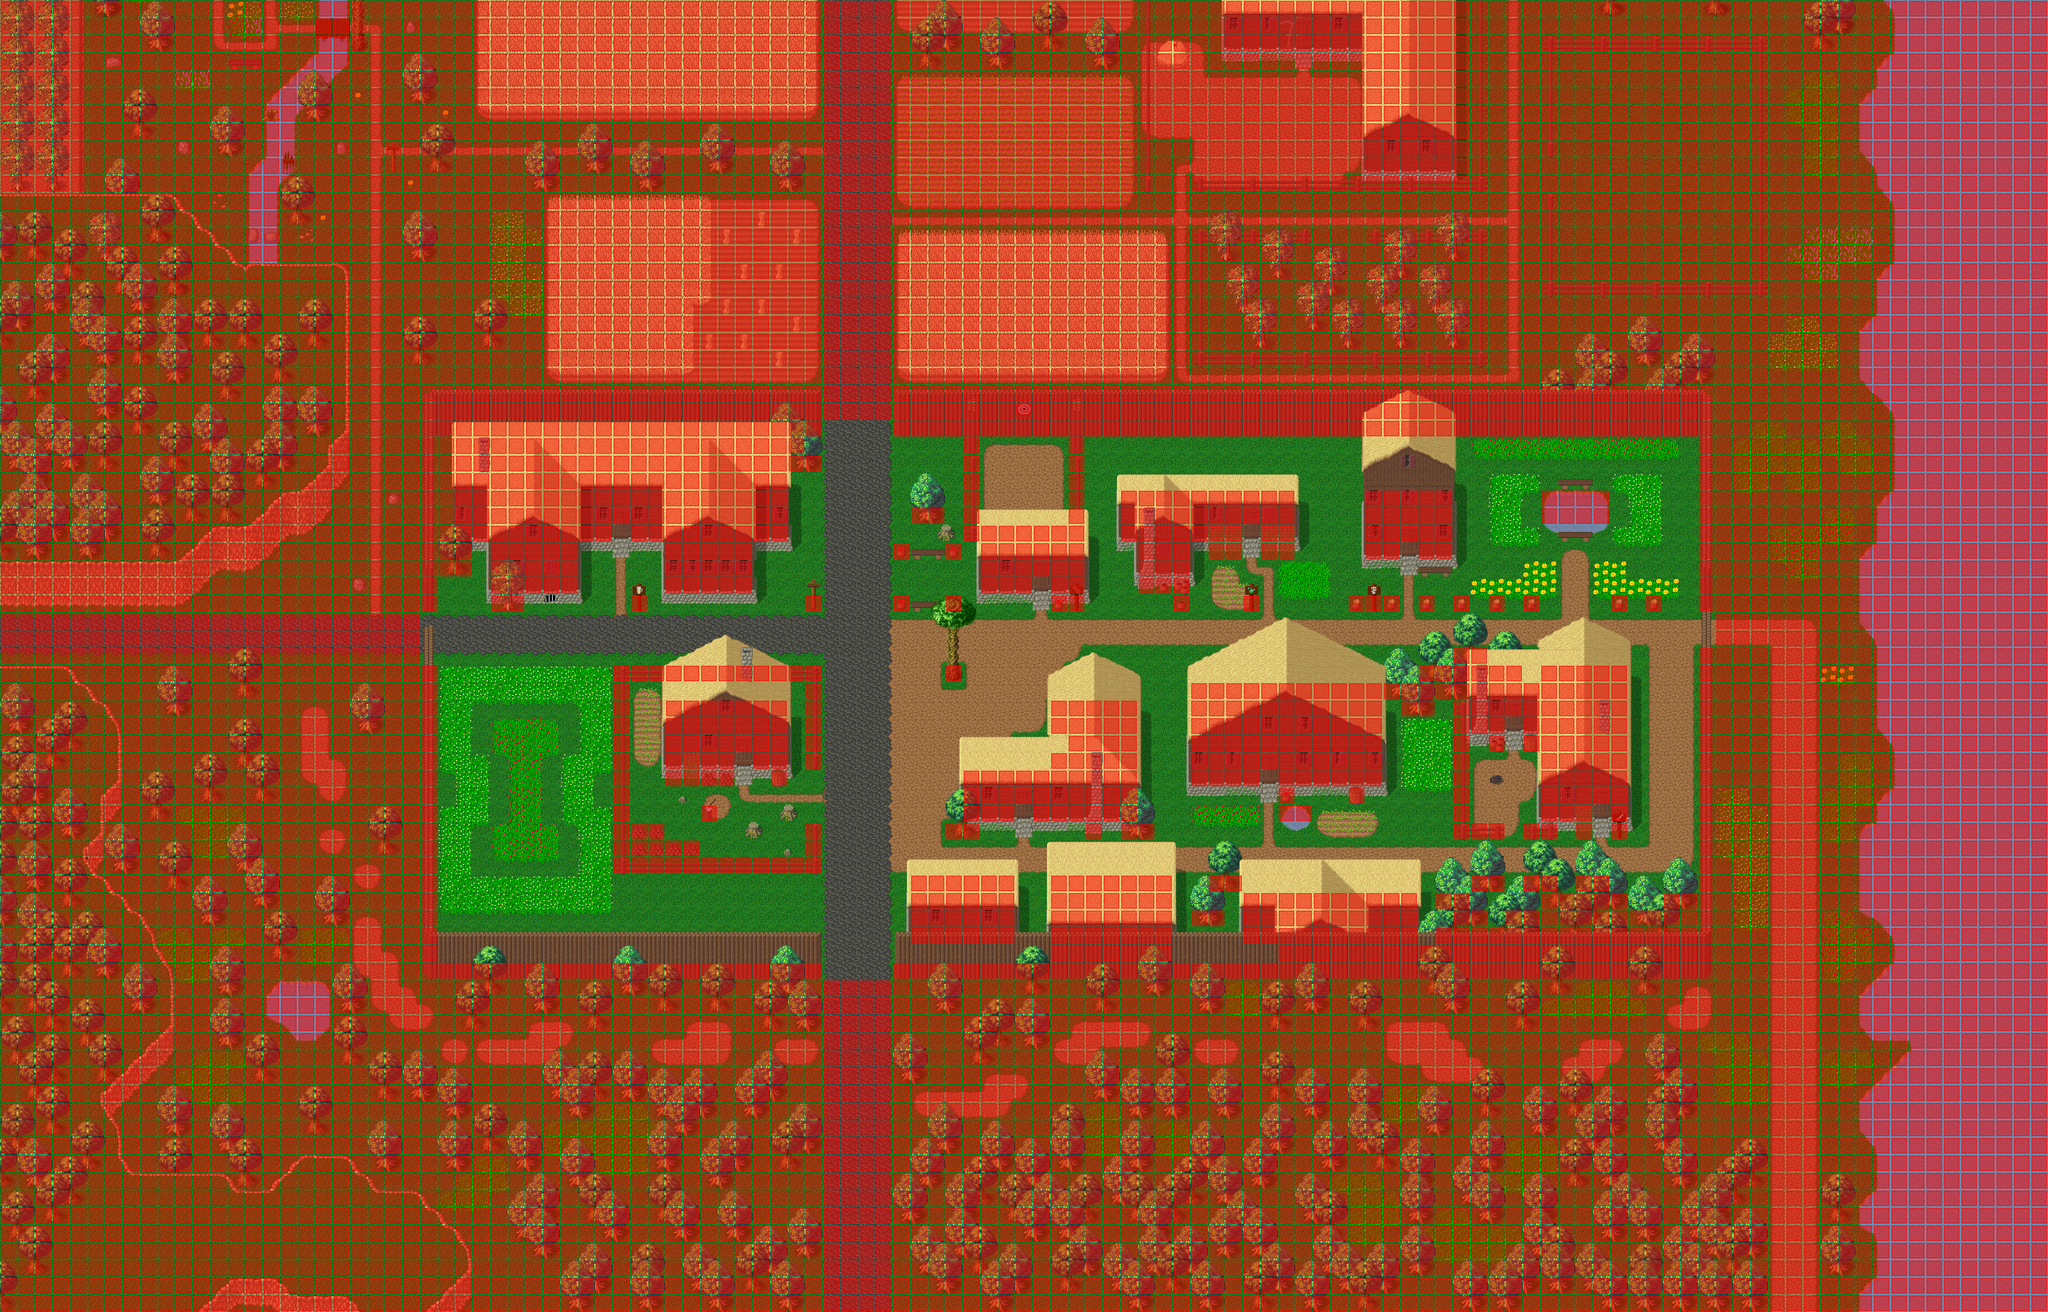

This is a level from a 2D game, rendered from its Tiled map with the project's own tilesets. A one-line summary and the map file follow, with tile-layer data summarised:
An orthogonal 117x75 tile map with 32x32 px tiles, 6 tile layers (Ground, Fringe, Top, Over, ...), 8 tilesets and 15 objects (9x warp, 4x spawn, 2x WARP).

<map version="1.0" orientation="orthogonal" width="117" height="75" tilewidth="32" tileheight="32">
 <properties>
  <property name="minimap" value="graphics/minimaps/009-1.png" />
  <property name="music" value="Magick - Real.ogg" />
  <property name="name" value="Hurnscald" />
  <property name="overlay0image" value="graphics/images/ambient/clouds.png" />
  <property name="overlay0parallax" value="1.0" />
  <property name="overlay0scrollX" value="0.2" />
  <property name="overlay0scrollY" value="0.1" />
 </properties>
 <tileset firstgid="1" name="Woodland" tilewidth="32" tileheight="32">
  <image source="../graphics/tiles/Woodland_ground.png" width="512" height="512" />
 </tileset>
 <tileset firstgid="257" name="Woodland x2" tilewidth="32" tileheight="64">
  <image source="../graphics/tiles/Woodland_x2.png" width="512" height="128" />
 </tileset>
 <tileset firstgid="289" name="Woodland x3" tilewidth="32" tileheight="96">
  <image source="../graphics/tiles/Woodland_x3.png" width="512" height="192" />
 </tileset>
 <tileset firstgid="321" name="Woodland Village" tilewidth="32" tileheight="32">
  <image source="../graphics/tiles/Woodland_village.png" width="512" height="512" />
 </tileset>
 <tileset firstgid="577" name="Woodland Village x2" tilewidth="32" tileheight="64">
  <image source="../graphics/tiles/Woodland_village_x2.png" width="512" height="64" />
 </tileset>
 <tileset firstgid="593" name="Woodland Indoor" tilewidth="32" tileheight="32">
  <image source="../graphics/tiles/woodland_indoor.png" width="512" height="512" />
 </tileset>
 <tileset firstgid="849" name="Woodland Indoor x2" tilewidth="32" tileheight="64">
  <image source="../graphics/tiles/woodland_indoor_x2.png" width="512" height="64" />
 </tileset>
 <tileset firstgid="865" name="Collision" tilewidth="32" tileheight="32">
  <image source="../graphics/tiles/collision.png" width="64" height="32" />
 </tileset>
 <layer name="Ground" width="117" height="75">
  <data>[8775 cells, 8775 non-empty, 122 distinct tile ids]</data>
 </layer>
 <layer name="Fringe" width="117" height="75">
  <data>[8775 cells, 2948 non-empty, 151 distinct tile ids]</data>
 </layer>
 <layer name="Top" width="117" height="75">
  <data>[8775 cells, 741 non-empty, 95 distinct tile ids]</data>
 </layer>
 <layer name="Over" width="117" height="75">
  <data>[8775 cells, 19 non-empty, 15 distinct tile ids]</data>
 </layer>
 <layer name="AllOver" width="117" height="75">
  <data>[8775 cells, 2 non-empty, 2 distinct tile ids]</data>
 </layer>
 <layer name="Collision" width="117" height="75">
  <data>[8775 cells, 7404 non-empty, 2 distinct tile ids]</data>
 </layer>
 <objectgroup name="Objects" width="0" height="0">
  <object name="HurnscaldSouthGate" type="WARP" x="1504" y="1760" width="128" height="32">
   <properties>
    <property name="DEST_MAP" value="008-1" />
    <property name="DEST_X" value="2512" />
    <property name="DEST_Y" value="2640" />
   </properties>
  </object>
  <object name="HurnscaldEastGate" type="WARP" x="3104" y="1120" width="32" height="64">
   <properties>
    <property name="DEST_MAP" value="008-1" />
    <property name="DEST_X" value="4144" />
    <property name="DEST_Y" value="1936" />
   </properties>
  </object>
  <object name="ToInn" type="warp" x="1120" y="960" width="32" height="32">
   <properties>
    <property name="dest_map" value="009-2" />
    <property name="dest_x" value="1616" />
    <property name="dest_y" value="1776" />
   </properties>
  </object>
  <object name="ToGeneralStore" type="warp" x="1856" y="1472" width="32" height="32">
   <properties>
    <property name="dest_map" value="009-2" />
    <property name="dest_x" value="880" />
    <property name="dest_y" value="3376" />
   </properties>
  </object>
  <object name="ToArcherShop" type="warp" x="1888" y="1056" width="32" height="32">
   <properties>
    <property name="dest_map" value="009-2" />
    <property name="dest_x" value="3056" />
    <property name="dest_y" value="944" />
   </properties>
  </object>
  <object name="ToPotionShop" type="warp" x="2272" y="960" width="32" height="32">
   <properties>
    <property name="dest_map" value="009-2" />
    <property name="dest_x" value="4176" />
    <property name="dest_y" value="816" />
   </properties>
  </object>
  <object name="ToHospital" type="warp" x="2560" y="992" width="32" height="32">
   <properties>
    <property name="dest_map" value="009-2" />
    <property name="dest_x" value="4784" />
    <property name="dest_y" value="2128" />
   </properties>
  </object>
  <object name="ToMayor" type="warp" x="2304" y="1408" width="32" height="32">
   <properties>
    <property name="dest_map" value="009-2" />
    <property name="dest_x" value="3632" />
    <property name="dest_y" value="2480" />
   </properties>
  </object>
  <object name="ToBlacksmith" type="warp" x="2912" y="1472" width="32" height="32">
   <properties>
    <property name="dest_map" value="009-2" />
    <property name="dest_x" value="5808" />
    <property name="dest_y" value="2128" />
   </properties>
  </object>
  <object name="HurnscaldWestGate" type="warp" x="768" y="1120" width="32" height="96">
   <properties>
    <property name="dest_map" value="008-1" />
    <property name="dest_x" value="1712" />
    <property name="dest_y" value="1968" />
   </properties>
  </object>
  <object name="HurnscaldNorthGate" type="warp" x="1504" y="768" width="128" height="32">
   <properties>
    <property name="dest_map" value="008-1" />
    <property name="dest_x" value="2512" />
    <property name="dest_y" value="1552" />
   </properties>
  </object>
  <object name="Clover patch" type="spawn" x="2336" y="1024" width="96" height="64">
   <properties>
    <property name="eA_death" value="120000" />
    <property name="eA_spawn" value="100000" />
    <property name="max_beings" value="1" />
    <property name="monster_id" value="35" />
   </properties>
  </object>
  <object name="Flower" type="spawn" x="800" y="1216" width="320" height="448">
   <properties>
    <property name="eA_death" value="250" />
    <property name="max_beings" value="2" />
    <property name="monster_id" value="12" />
   </properties>
  </object>
  <object name="Squirrel" type="spawn" x="2592" y="1568" width="512" height="160">
   <properties>
    <property name="eA_death" value="5000" />
    <property name="max_beings" value="2" />
    <property name="monster_id" value="36" />
   </properties>
  </object>
  <object name="Squirrel" type="spawn" x="2496" y="1152" width="192" height="192">
   <properties>
    <property name="eA_death" value="5000" />
    <property name="max_beings" value="1" />
    <property name="monster_id" value="36" />
   </properties>
  </object>
 </objectgroup>
</map>
